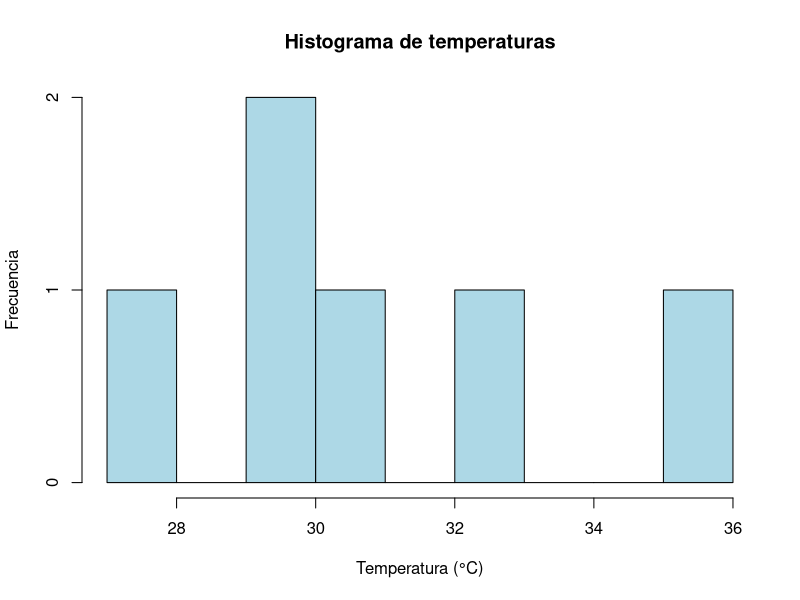
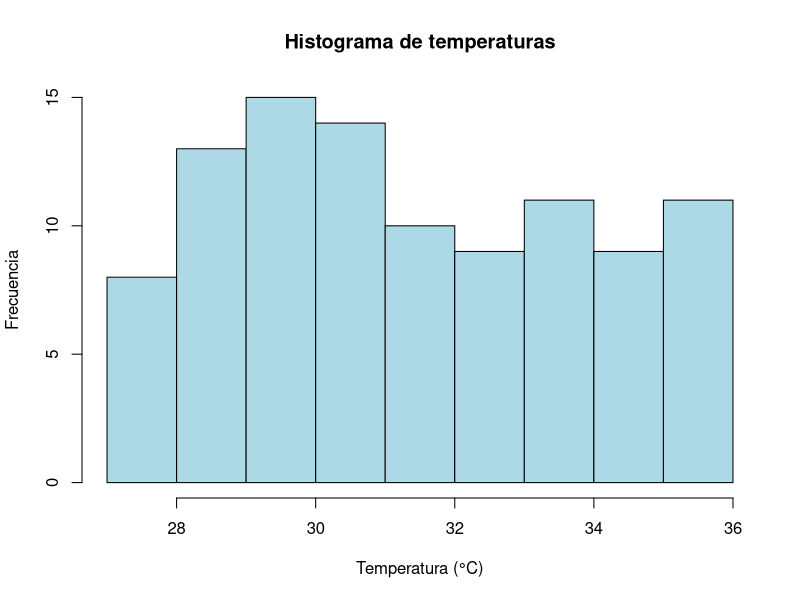
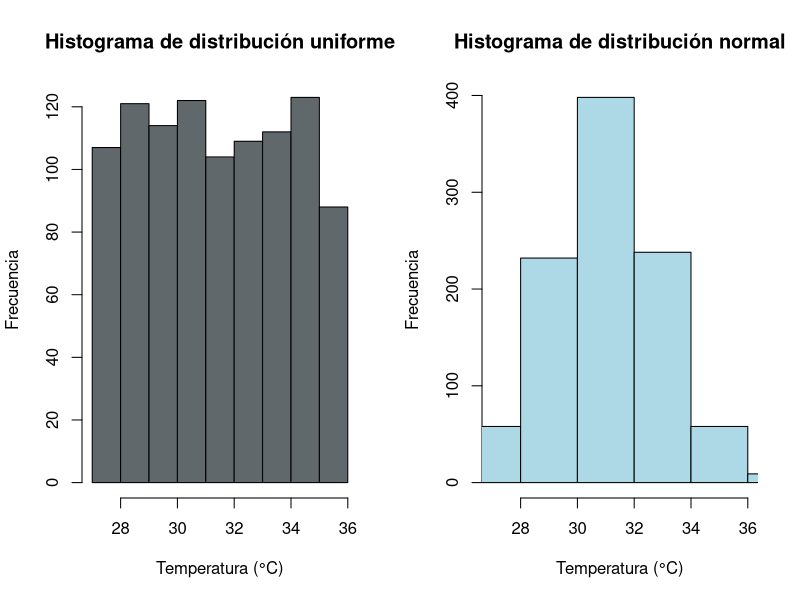
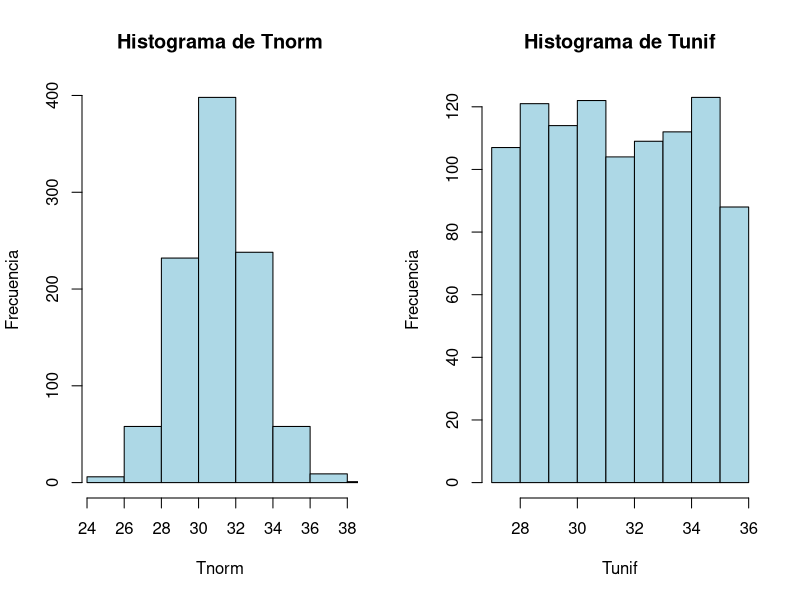

The R script that drew these images, in order:
temp <- c(29.8, 32.4, 35.3, 27.2, 29.3, 30.4)

hist(temp, 
     main = "Histograma de temperaturas",
     xlab = "Temperatura (°C)",
     ylab = "Frecuencia",
     col = "lightblue",
     border = "black",
     breaks = 9,
     xlim = c(27, 36))


#############################

temperaturas <- runif(100, min = 27, max = 36)

hist(temperaturas, 
     main = "Histograma de temperaturas",
     xlab = "Temperatura (°C)",
     ylab = "Frecuencia",
     col = "lightblue",
     border = "black",
     breaks = 9,
     xlim = c(27, 36))


#############################

temperatura1 <- data.frame(
  "Tnorm" = rnorm(1000, mean = 31, sd = 2),
  "Tunif" = runif(1000, min=27, max=36)
)


par(mfrow=c(1,2))
hist(temperatura1$Tunif, 
     main = "Histograma de distribución uniforme",
     xlab = "Temperatura (°C)",
     ylab = "Frecuencia",
     col = "#61686b",
     border = "black",
     breaks = 9,
     xlim = c(27, 36))

hist(temperatura1$Tnorm,
     main = "Histograma de distribución normal",
     xlab = "Temperatura (°C)",
     ylab = "Frecuencia",
     col = "lightblue",
     border = "black",
     breaks = 9,
     xlim = c(27, 36))


Histabla <- function(dataframe){
    for (i in 1:ncol(dataframe)){
        if (is.numeric(dataframe[, i])){
            hist(dataframe[, i], 
                 main = paste("Histograma de", colnames(dataframe)[i]),
                 xlab = colnames(dataframe)[i],
                 ylab = "Frecuencia",
                 col = "lightblue",
                 border = "black",
                 breaks = 9,
                 xlim = c(min(dataframe[,i]), max(dataframe[,i])))
        }
    }
       
}

Histabla(temperatura1)
